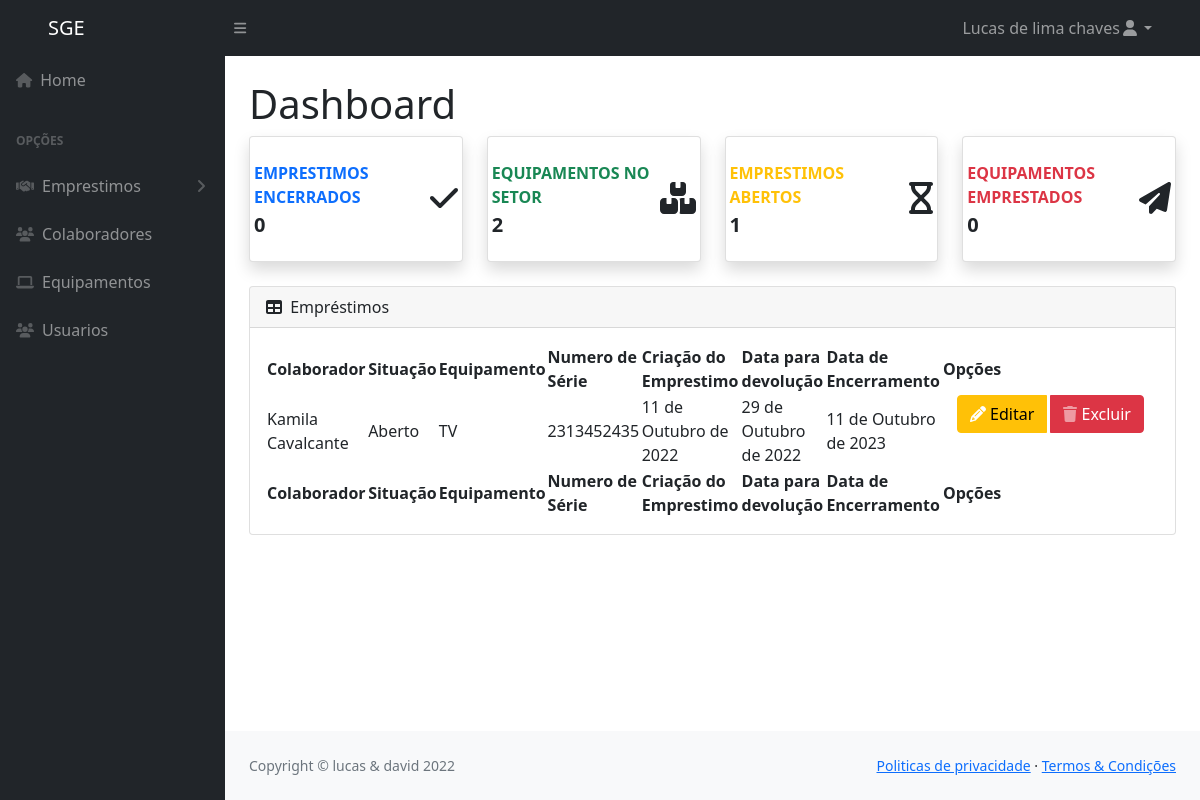
Page / (signed in) on the earlier database version.
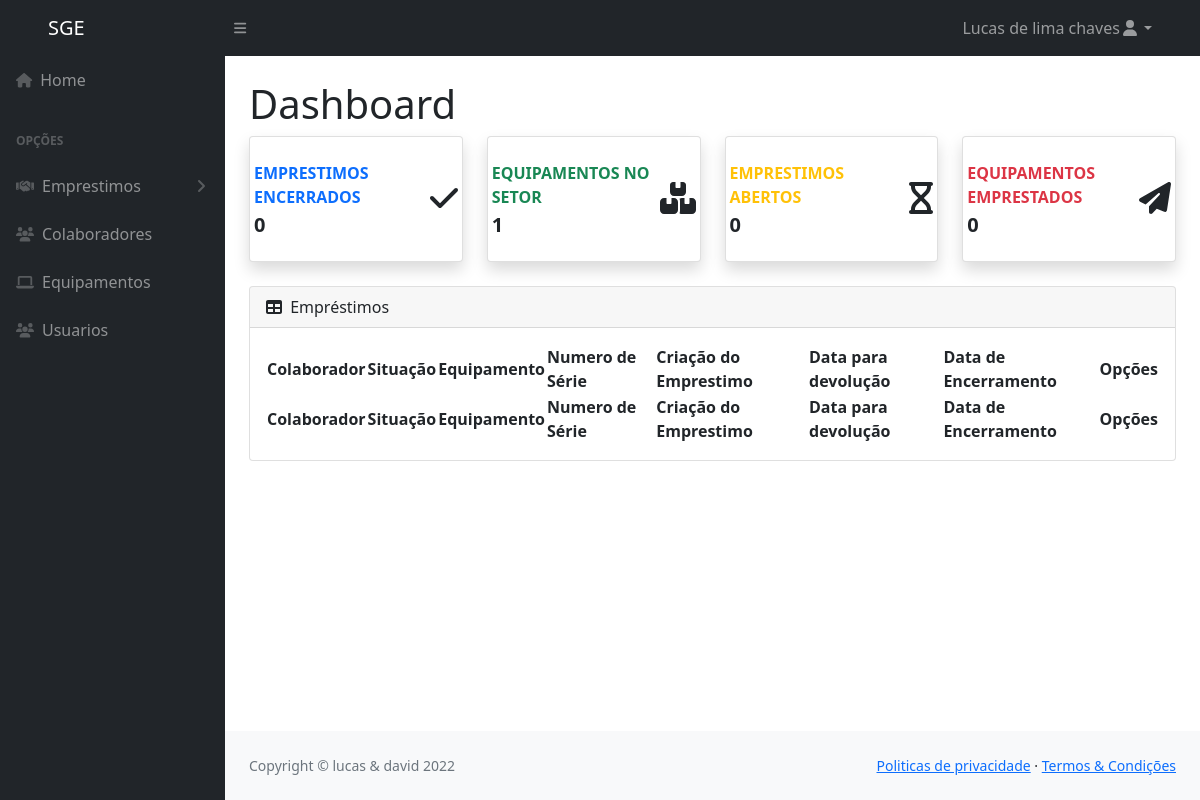
Same page on the later database version.
### core/models.py (models this page shows, shortened)
class Emprestimo(models.Model):
    colaborador = models.ForeignKey(Colaborador,
                                    on_delete=models.PROTECT,
                                    null=False,
                                    blank=False,
                                    )
    data_criacao = models.DateField(
        auto_now=True,
        null=False,
        blank=False,
    )
    data_encerramento = models.DateField(
        auto_now=False,
        null=False,
        blank=True,
    )
    data_devolucao = models.DateField(
        null=True,
        blank=True,
    )
    emprestimo_equipamento = models.ForeignKey(
        Equipamento,
        on_delete=models.PROTECT,
        null=False,
        blank=False,
    )
    assinatura_colaborador = models.ImageField(
        null=False,
        blank=False,
    )
    assinatura_responsavel = models.ImageField(
        null=False,
        blank=False,
    )
    STATUS_EMPRESTIMO_CHOICES = (
        ("Atrasado", "Atrasado"),
        ("Aberto", "Aberto"),
        ("Encerrado", "Encerrado"),
    )
    status_emprestimo = models.CharField(
        choices=STATUS_EMPRESTIMO_CHOICES,
        default="Aberto",
        max_length=100,
        blank=False,
        null=False,
    )

class Colaborador(models.Model):
    nome = models.CharField(
        max_length=200,
        null=False,
        blank=False,
        unique=True
    )
    email = models.EmailField(
        null=False,
        blank=False,
        unique=True
    )
    cpf = CPFField('cpf',
                   null=False,
                   blank=False,
                   unique=True
                   )
    rg = models.CharField(
        max_length=9,
        null=False,
        blank=False,
        unique=True
    )
    setor = models.CharField(
        max_length=100,
        null=False,
        blank=False,
    )

class Equipamento(models.Model):
    nome = models.CharField(
        max_length=200,
        null=False,
        blank=False
    )
    n_serie = models.IntegerField(
        null=False,
        blank=False,
        unique=True
    )
    quantidade = models.IntegerField(
        default=1,
        null=False,
        blank=True
    )
    arquivo_foto = models.FileField(
        ('Foto do objeto'),
        null=True,
        blank=True,
        upload_to='midias',
        help_text='Tamanho máximo de 64MB'
    )
    STATUS_EQUIPAMENTO = (
        ("Disponivel", "Disponivel"),
        ("Emprestado", "Emprestado"),
        ("Indisponivel", "Indisponivel")
    )
    status = models.CharField(max_length=100, choices=STATUS_EQUIPAMENTO,
                              default="Disponivel", blank=False, null=True)
    observacao = models.TextField(max_length=300)

### core/views.py (the view)
# urls.py: path('', index, name='index'),
@login_required
def index(request):
    context = {}
    termosRepo = TermoRespo.objects.all()
    termosDevo = TermoDevo.objects.all()
    e_disponivel = Equipamento.objects.filter(
        status='Disponivel').count()
    e_emprestado = Equipamento.objects.filter(
        status='Emprestado').count()
    emprestimos = Emprestimo.objects.all()  # todos
    emp_aberto = Emprestimo.objects.filter(
        status_emprestimo='Aberto').count()  # abertos
    emp_fechado = Emprestimo.objects.filter(
        status_emprestimo='Encerrado').count()  # abertos
    context['e_dispo'] = e_disponivel
    context['e_empr'] = e_emprestado
    context['termosRepo'] = termosRepo
    context['termosDevo'] = termosDevo
    context['emprestimos'] = emprestimos
    context['emp_aberto'] = emp_aberto
    context['emp_fechado'] = emp_fechado
    return render(request, template_name='base.html', context=context)

### core/templates/base.html (shortened to what the changed rows need)
{% load static %}
<!DOCTYPE html>
<html lang="pt-BR">
<head>
    <link  rel="stylesheet" href="https://cdn.jsdelivr.net/npm/simple-datatables@latest/dist/style.css"/>
    <link rel="stylesheet" href="//code.jquery.com/ui/1.13.2/themes/base/jquery-ui.css">
    <link rel="stylesheet" href="https://cdn.jsdelivr.net/npm/bootstrap@4.0.0/dist/css/bootstrap.min.css">
    <link rel="stylesheet"  href={% static 'css/styles.css' %}/>
</head>
<body class="sb-nav">
    <div id="layoutSidenav">
        <div id="layoutSidenav_content">
            <main>
                <div class="container-fluid px-4">
                    {% block tituloPagina %}
                    <h1 class="mt-4">Dashboard</h1>
                    {% endblock tituloPagina %}
                    {% block conteudo %}
                    <div class="row">
                        <div class="col-xl-3 col-md-6 mb-4">
                            <div class="card border-left-success shadow h-100 py-2">
                                <div class="card-body">
                                    <div class="row no-gutters align-items-center">
                                        <div class="col mr-2">
                                            <div class="text-xs font-weight-bold text-success text-uppercase mb-1">
                                                Equipamentos no setor</div>
                                            <div class="h5 mb-0 font-weight-bold text-gray-800">
                                                {{e_dispo}}
                                            </div>
                                        </div>
                                    </div>
                                </div>
                            </div>
                        </div>
                        <div class="col-xl-3 col-md-6 mb-4">
                            <div class="card border-left-warning shadow h-100 py-2">
                                <div class="card-body">
                                    <div class="row no-gutters align-items-center">
                                        <div class="col mr-2">
                                            <div class="text-xs font-weight-bold text-warning text-uppercase mb-1">
                                                Emprestimos Abertos</div>
                                            <div class="h5 mb-0 font-weight-bold text-gray-800">{{emp_aberto}}</div>
                                        </div>
                                    </div>
                                </div>
                            </div>
                        </div>
                    </div>
                    <div class="card mb-4">
                        <div class="card-body">
                            <table id="datatablesSimple">
                                <thead>
                                    <th>Colaborador</th>
                                    <th>Situação</th>
                                    <th>Equipamento</th>
                                    <th>Numero de Série</th>
                                    <th>Criação do Emprestimo</th>
                                    <th>Data para devolução</th>
                                    <th>Data de Encerramento</th>
                                    <th>Opções</th>
                                </thead>
                                <tfoot>
                                    <th>Colaborador</th>
                                    <th>Situação</th>
                                    <th>Equipamento</th>
                                    <th>Numero de Série</th>
                                    <th>Criação do Emprestimo</th>
                                    <th>Data para devolução</th>
                                    <th>Data de Encerramento</th>
                                    <th>Opções</th>
                                </tfoot>
                                <tbody>
                                    {% for emprestimo in emprestimos %}
                                    <tr>
                                        <td>{{emprestimo.colaborador.nome}}</td>
                                        <td>{{emprestimo.status_emprestimo}}</td>
                                        <td>{{emprestimo.emprestimo_equipamento.nome}}</td>
                                        <td>{{emprestimo.emprestimo_equipamento.n_serie}}</td>
                                        <td>{{emprestimo.data_criacao}}</td>
                                        <td> {% if emprestimo.data_devolucao == None %}
                                                Indeterminada
                                            {% else %}
                                            {{emprestimo.data_devolucao}}
                                            {% endif %}</td>
                                        <td>{{emprestimo.data_encerramento}}</td>
                                        <td class="d-flex btn-group text-center gap-1 col-lg-3">
                                                    <a href="{% url 'editarEmprestimo' emprestimo.id %}" type="button" class="btn btn-warning mt-auto btn-icon-split">
                                                        <span class="icon text-white">
                                                            <i class="fas fa-pencil"></i>
                                                        </span>
                                                        <span class="text">Editar</span>
                                                    </a>
                                                <a type="button" class="btn btn-danger"
                                                    data-bs-toggle="modal"
                                                    data-bs-target="#modalDeletaEmprestimo{{emprestimo.id}}"
                                                    data-bs-whatever="@mdo">
                                                    <span class="icon text-white-50">
                                                        <i class="fas fa-trash"></i>
                                                    </span>
                                                    <span class="text text-white">Excluir</span>
                                                </a>
                                        </td>
                                    </tr>
                                    {% endfor %}
                                </tbody>
                            </table>
                        </div>
                    </div>
                    {% endblock conteudo %}
                </div>
            </main>
        </div>
    </div>

Differences in the rows shown:
removed Emprestimo: colaborador.nome "Kamila Cavalcante", status_emprestimo "Aberto", emprestimo_equipamento.nome "TV", emprestimo_equipamento.n_serie "2313452435", data_criacao "11 de Outubro de 2022", data_devolucao "29 de Outubro de 2022", data_encerramento "11 de Outubro de 2023"
Other differences:
{{ e_dispo }}: "2" → "1"
{{ emp_aberto }}: "1" → "0"
